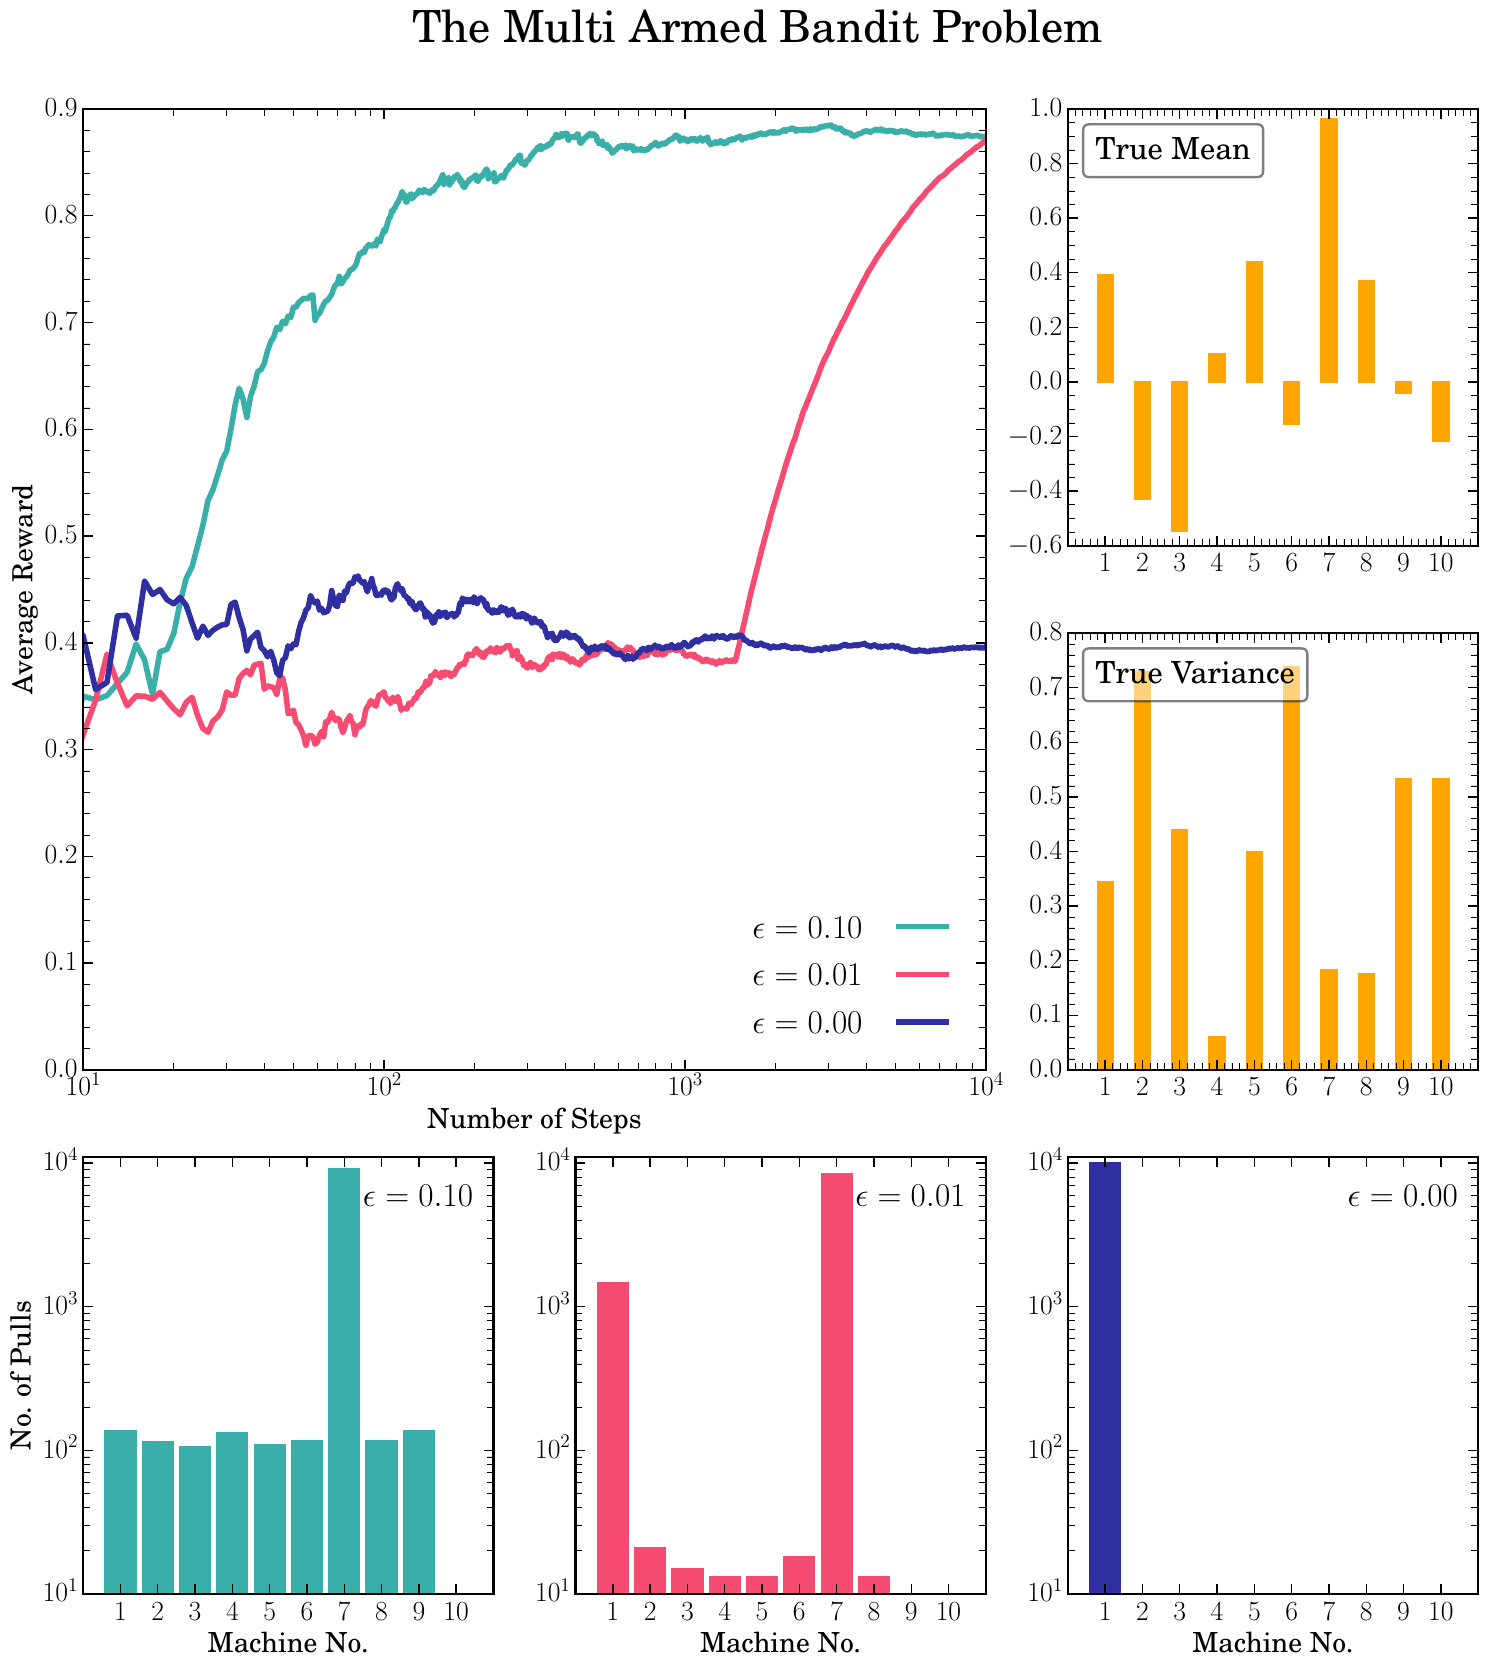

The script that saved this image:
import numpy as np
import matplotlib.pyplot as plt

class Machine():
	
	def __init__(self, mean, sigma, label):
		self.mean = mean
		self.sigma = sigma
		self.label = label

	def sample(self):
		return np.random.normal(loc=self.mean, scale=self.sigma, size=1)[0]

class Agent():
	
	def __init__(self, epsilon, Nsteps, Nmachines, label=None):
		self.epsilon = epsilon
		self.Nsteps = Nsteps
		self.label = label
		self.Q = np.zeros((Nmachines, Nsteps))
		self.rewards = np.zeros(Nsteps)
		self.numbers = np.zeros(Nmachines)
		self.pulls = 0
		self.averages = None

	def get_reward(self, machine):
		return machine.sample()

	def pull(self, Q, machines):
		best_machine = np.argmax(Q)
		if (np.random.uniform(0, 1, size=1)[0] > self.epsilon):
			return machines[best_machine]
		else:
			index_sample = np.random.randint(0, len(machines) - 1, size=1)[0]
			while index_sample == best_machine:
				index_sample = np.random.randint(0, len(machines) - 1, size=1)[0]
			return machines[index_sample]

	def update(self, Q, machines):
		pulled_machine = self.pull(Q, machines)
		reward = self.get_reward(pulled_machine)
		num = self.numbers[pulled_machine.label]
		self.numbers[pulled_machine.label] += 1
		Qnew = Q
		Qnew[pulled_machine.label] = (reward + Q[pulled_machine.label]*num)/(num + 1)
		self.pulls += 1
		return Qnew, reward

	def get_averages(self):
		return self.averages

	def get_numbers(self):
		return self.numbers

class ProbabilityAgent():
	
	def __init__(self, Nsteps, alpha, Nmachines, label=None):
		self.Nsteps = Nsteps
		self.label = label
		self.alpha = alpha
		self.H = np.zeros((Nmachines, Nsteps))
		self.probabilities  = (1/Nmachines) * np.ones(Nmachines)
		self.rewards = np.zeros(Nsteps)
		self.numbers = np.zeros(Nmachines)
		self.pulls = 0
		self.averages = np.zeros(Nsteps)

	def get_reward(self, machine):
		return machine.sample()

	def pull(self, machines):
		machine = np.random.choice([i for i in range(len(machines))], 
									size=1,
									p=list(self.probabilities))
		return machines[machine[0]]

	def first_step(self, machines):
		pulled_machine = self.pull(machines)
		reward = pulled_machine.sample()
		self.numbers[pulled_machine.label] += 1
		self.rewards[self.pulls] = reward
		self.averages[0] = reward
		machine_index = pulled_machine.label
		mask = np.ones(len(machines), dtype='bool')
		mask[machine_index] = False
		H = self.H[:, 0]
		H[mask] = H[mask] - self.alpha * (reward - self.averages[0]) * self.probabilities[mask]
		H[machine_index] = H[machine_index] + self.alpha * (reward - self.averages[0]) * (1 - self.probabilities[machine_index])
		self.H[:, 1] = H
		self.probabilities = calculate_probabilities(H)
		self.pulls += 1

	def update(self, machines):
		pulled_machine = self.pull(machines)
		reward = pulled_machine.sample()
		self.numbers[pulled_machine.label] += 1
		self.rewards[self.pulls] = reward
		self.averages[self.pulls] = (reward + self.pulls*self.averages[self.pulls - 1])/(self.pulls + 1)
		machine_index = pulled_machine.label
		mask = np.ones(len(machines), dtype='bool')
		mask[machine_index] = False
		H = self.H[:, self.pulls]
		H[mask] = H[mask] - self.alpha * (reward - self.averages[self.pulls - 1]) *self.probabilities[mask]
		H[machine_index] = H[machine_index] + self.alpha * (reward - self.averages[self.pulls - 1]) * (1 - self.probabilities[machine_index])
		self.H[:, self.pulls + 1] = H
		self.probabilities = calculate_probabilities(H)
		self.pulls += 1

	def get_averages(self):
		return self.averages

	def get_numbers(self):
		return self.numbers

def calculate_probabilities(H):
	denominator = np.sum(np.exp(H))
	numerator = np.exp(H)
	return numerator/denominator

def run_simulation(agent, Nsteps, machines, type='Q'):
	if type == 'Q':
		for i in range(Nsteps - 1):
			Qold = agent.Q[:, i]
			Qnew, reward = agent.update(Qold, machines)
			agent.Q[:, i + 1] = Qnew
			agent.rewards[i] = reward
		averages = []
		for i in range(1, len(agent.rewards)):
			averages.append(np.sum(agent.rewards[:i])*(1/i))
		agent.averages = averages
	elif type == 'H':
		agent.first_step(machines)
		for i in range(Nsteps - 2):
			agent.update(machines)





if __name__ == '__main__':
	np.random.seed(seed=123)

	Nmachines = 10
	means = np.random.uniform(-1, 1, Nmachines)
	sigma = np.random.uniform(0, 1, Nmachines)
	machines = [Machine(mean=means[i], sigma=sigma[i], label=i) for i in range(Nmachines)]
	Nsteps = 10000

	type = 'Q'

	if type == 'Q':

		agent1 = Agent(epsilon=0.1, Nsteps=Nsteps, Nmachines=Nmachines, label='0.1')
		agent2 = Agent(epsilon=0.01, Nsteps=Nsteps, Nmachines=Nmachines, label='0.0')
		agent3 = Agent(epsilon=0.0, Nsteps=Nsteps, Nmachines=Nmachines, label='0.0')

		run_simulation(agent1, Nsteps=Nsteps, machines=machines, type='Q')
		run_simulation(agent2, Nsteps=Nsteps, machines=machines, type='Q')
		run_simulation(agent3, Nsteps=Nsteps, machines=machines, type='Q')


	elif type == 'H':

		agent1 = ProbabilityAgent(alpha=1.0, Nsteps=Nsteps, Nmachines=Nmachines, label='H')
		agent2 = ProbabilityAgent(alpha=0.1, Nsteps=Nsteps, Nmachines=Nmachines, label='H')
		agent3 = ProbabilityAgent(alpha=0.01, Nsteps=Nsteps, Nmachines=Nmachines, label='H')

		run_simulation(agent1, Nsteps=Nsteps, machines=machines, type='H')
		run_simulation(agent2, Nsteps=Nsteps, machines=machines, type='H')
		run_simulation(agent3, Nsteps=Nsteps, machines=machines, type='H')

	# Plotting

	fig = plt.figure(figsize=(18, 18))
	gs = fig.add_gridspec(3, 3)
	
	ax = fig.add_subplot(gs[0:2, 0:2])
	plt.sca(ax)
	if type == 'Q':
		plt.plot(agent1.get_averages(), c='#3AAFA9', label=r'$\epsilon = 0.10$', lw=4.0)
		plt.plot(agent2.get_averages(), c='#F64C72', label=r'$\epsilon = 0.01$', lw=4.0)
		plt.plot(agent3.get_averages(), c='#2F2FA2', label=r'$\epsilon = 0.00$', lw=4.0)
	elif type == 'H':
		plt.plot(agent1.get_averages(), c='#3AAFA9', label=r'$\alpha = 1.00$', lw=4.0)
		plt.plot(agent2.get_averages(), c='#F64C72', label=r'$\alpha = 0.10$', lw=4.0)
		plt.plot(agent3.get_averages(), c='#2F2FA2', label=r'$\alpha = 0.01$', lw=4.0)
	plt.legend(loc='lower right', markerfirst=False, fontsize=24)
	plt.xlabel(r'Number of Steps')
	plt.ylabel(r'Average Reward')
	plt.xscale('log')
	plt.xlim(10,)

	ax = fig.add_subplot(gs[0, 2])
	plt.sca(ax)
	plt.bar([i for i in range(1, Nmachines + 1)], means,
		color='orange',
		edgecolor='orange',
		width=0.4,
		alpha=1.0,
		label='True Mean')
	leg = plt.legend(loc='upper left', frameon=True, handlelength=0, handletextpad=0)
	for item in leg.legendHandles:
		item.set_visible(False)
	plt.xlim(0, Nmachines + 1)
	plt.xticks([i for i in range(1, Nmachines + 1)])

	ax = fig.add_subplot(gs[1, 2])
	plt.sca(ax)
	plt.bar([i for i in range(1, Nmachines + 1)], sigma,
		color='orange',
		edgecolor='orange',
		width=0.4,
		alpha=1.0,
		label='True Variance')
	leg = plt.legend(loc='upper left', frameon=True, handlelength=0, handletextpad=0)
	for item in leg.legendHandles:
		item.set_visible(False)
	plt.xlim(0, Nmachines + 1)
	plt.xticks([i for i in range(1, Nmachines + 1)])
	
	ax = fig.add_subplot(gs[2, 0])
	ax.tick_params(axis='x', which='minor', size=0)
	plt.sca(ax)
	plt.bar([i for i in range(1, Nmachines + 1)], agent1.get_numbers(), 
		color='#3AAFA9',
		edgecolor='#3AAFA9',
		alpha=1.0)
	plt.xlabel('Machine No.')
	plt.ylabel('No. of Pulls')
	plt.yscale('log')
	plt.xlim(0, Nmachines + 1)
	plt.xticks([i for i in range(1, Nmachines + 1)])
	plt.ylim(10, 1.1*Nsteps)
	if type == 'Q':
		plt.text(0.75*Nmachines, 0.5*Nsteps, r'$\epsilon = 0.10$', fontsize=24)
	elif type == 'H':
		plt.text(0.75*Nmachines, 0.5*Nsteps, r'$\alpha = 1.00$', fontsize=24)

	ax = fig.add_subplot(gs[2, 1])
	ax.tick_params(axis='x', which='minor', size=0)
	plt.sca(ax)
	plt.bar([i for i in range(1, Nmachines + 1)], agent2.get_numbers(), 
		color='#F64C72',
		edgecolor='#F64C72',
		alpha=1.0)
	plt.xlabel('Machine No.')
	plt.yscale('log')
	plt.xlim(0, Nmachines + 1)
	plt.xticks([i for i in range(1, Nmachines + 1)])
	plt.ylim(10, 1.1*Nsteps)
	if type == 'Q':
		plt.text(0.75*Nmachines, 0.5*Nsteps, r'$\epsilon = 0.01$', fontsize=24)
	elif type == 'H':
		plt.text(0.75*Nmachines, 0.5*Nsteps, r'$\alpha = 0.10$', fontsize=24)

	ax = fig.add_subplot(gs[2, 2])
	ax.tick_params(axis='x', which='minor', size=0)
	plt.sca(ax)
	plt.bar([i for i in range(1, Nmachines + 1)], agent3.get_numbers(), 
		color='#2F2FA2',
		edgecolor='#2F2FA2',
		alpha=1.0)
	plt.xlabel('Machine No.')
	plt.yscale('log')
	plt.xlim(0, Nmachines + 1)
	plt.xticks([i for i in range(1, Nmachines + 1)])
	plt.ylim(10, 1.1*Nsteps)
	if type == 'Q':
		plt.text(0.75*Nmachines, 0.5*Nsteps, r'$\epsilon = 0.00$', fontsize=24)
	elif type == 'H':
		plt.text(0.75*Nmachines, 0.5*Nsteps, r'$\alpha = 0.01$', fontsize=24)

	fig.suptitle('The Multi Armed Bandit Problem', fontsize=32, fontweight='bold')
	fig.subplots_adjust(top=0.925)
	if type == 'Q':
		plt.savefig('multi-armed-bandit-q.pdf')
	elif type == 'H':
		plt.savefig('multi-armed-bandit-h.pdf')


